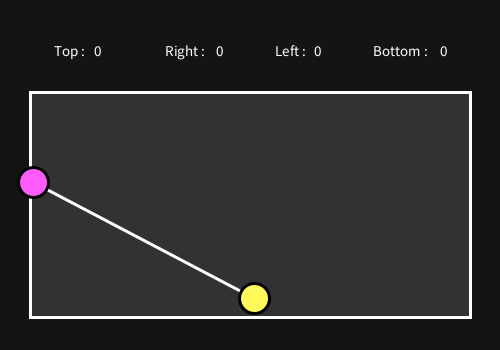
Frame 1 (no input)
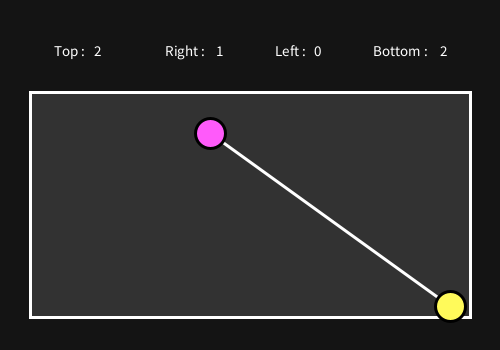
Frame 60 (the mouse pressed at the canvas centre just before this capture)
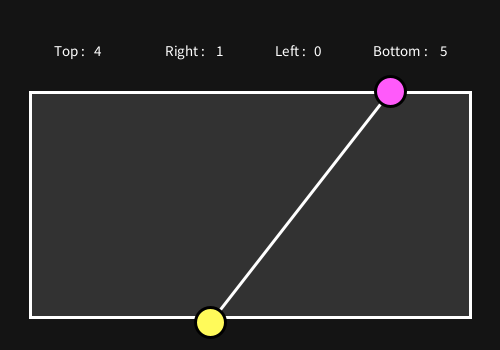
Frame 120 (the mouse held since frame 60 and released just before this capture)

The Processing sketch that drew these frames (run headless with seeded random() and noise(); from frame 60 on, the mouse is pressed at the canvas centre):

// Processing sketch: sketch_2_Bola_Memantul
// ── sketch_2_Bola_Memantul.pde

PVector [] position = new PVector [2];
PVector [] velocity = new PVector [2];

int top, bottom, left, right;

void setup () {

  size (500,350);
  strokeWeight (3);
  rectMode (CENTER);  
  
  textAlign (CENTER, CENTER);
  
  position[0] = new PVector (width/2,height-60);
  velocity[0] = new PVector (4,8);
  position[1] = new PVector (30,height/2);
  velocity[1] = new PVector (3,7);
  
}

void draw () {

  background (20);
  Tamplate ();
  Bola_Garis ();
   
}

void Tamplate () {

  fill (50);
  stroke (255);
  
  rect (width/2, height/2+30, 440, 225);
  
}

void Bola_Garis () {
  
  position[0].add (velocity[0]);
  position[1].add (velocity[1]);
  
   if (position[0].x >= width/2 + 220) {
     velocity[0].x = velocity[0].x * -1;
     right += 1;
   }
   else if (position[0].x <= width/2 - 220) {
     velocity[0].x = velocity[0].x * -1;
     left += 1;
   }
   if (position[0].y >= height/2+30 + 225/2) {
    velocity[0].y = velocity[0].y * -1;
    bottom += 1;
   }
   else if (position[0].y <= height/2+30 - 225/2) {
     velocity[0].y = velocity[0].y * -1;
     top += 1;
   }
   
   if (position[1].x >= width/2 + 220) {
     velocity[1].x = velocity[1].x * -1;
     right += 1;
   }
   else if (position[1].x <= width/2 - 220) {
     velocity[1].x = velocity[1].x * -1;
     left += 1;
   }
   if (position[1].y >= height/2+30 + 225/2) {
    velocity[1].y = velocity[1].y * -1;
    bottom += 1;
   }
   else if (position[1].y <= height/2+30 - 225/2) {
     velocity[1].y = velocity[1].y * -1;
     top += 1;
   }
   
   if (position[0].x >= position[1].x - 15 && position[0].x <= position[1].x + 15 && position[0].y >= position[1].y - 15 && position[0].y <= position[1].y + 15) {
     //velocity[0].x = velocity[0].x * -1;
     velocity[0].y = velocity[0].y * -1;
     //velocity[1].x = velocity[1].x * -1;
     velocity[1].y = velocity[1].y * -1;
   }       
   
   stroke (255);
   line (position[1].x,position[1].y, position[0].x, position[0].y);
   
   stroke (0);
   fill (255,250,90);
   ellipse (position[0].x, position[0].y, 30,30);
   
   fill (255,90,250);
   ellipse (position[1].x, position[1].y, 30,30);
   
   fill (255);
   textSize (15);
   text ("Top :",70,50);
   text ("Right :",width/4+60,50);
   text ("Left :",width/2+40,50);
   text ("Bottom :",width/2+150,50);
   text (top,70+28,50);
   text (right,width/4+60+35,50);
   text (left,width/2+40+28,50);
   text (bottom,width/2+150+44,50);
   
   println (right);
  
}
